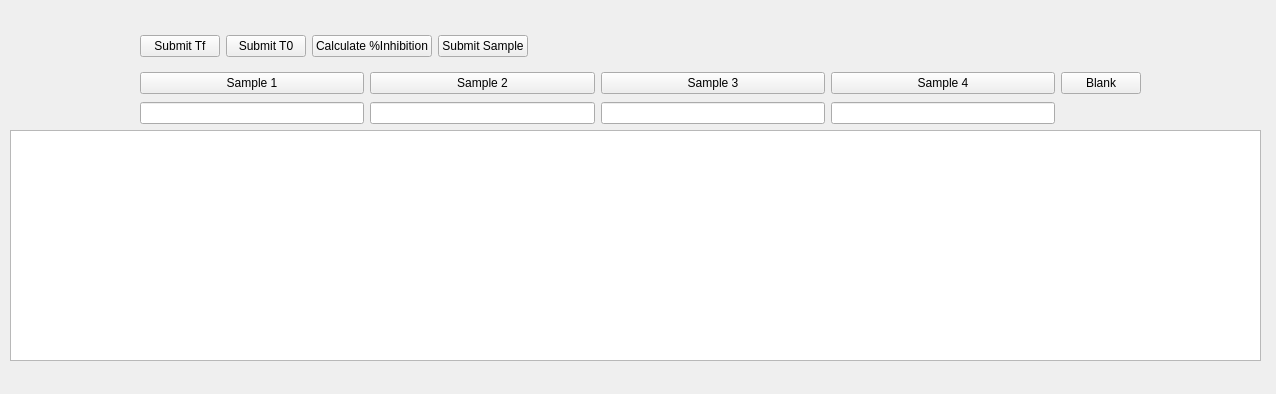
<?xml version="1.0" encoding="UTF-8"?>
<ui version="4.0">
 <class>Form</class>
 <widget class="QWidget" name="Form">
  <property name="geometry">
   <rect>
    <x>0</x>
    <y>0</y>
    <width>1276</width>
    <height>394</height>
   </rect>
  </property>
  <property name="windowTitle">
   <string>Samples Processor</string>
  </property>
  <widget class="QTableView" name="uiWellTableView">
   <property name="geometry">
    <rect>
     <x>10</x>
     <y>130</y>
     <width>1251</width>
     <height>231</height>
    </rect>
   </property>
   <property name="font">
    <font>
     <pointsize>12</pointsize>
    </font>
   </property>
   <property name="selectionMode">
    <enum>QAbstractItemView::ExtendedSelection</enum>
   </property>
   <property name="gridStyle">
    <enum>Qt::DotLine</enum>
   </property>
  </widget>
  <widget class="QWidget" name="layoutWidget">
   <property name="geometry">
    <rect>
     <x>140</x>
     <y>70</y>
     <width>1001</width>
     <height>58</height>
    </rect>
   </property>
   <layout class="QGridLayout" name="gridLayout">
    <item row="1" column="2">
     <widget class="QLineEdit" name="uiSample3NameLine"/>
    </item>
    <item row="0" column="0">
     <widget class="QPushButton" name="uiSample1Button">
      <property name="text">
       <string>Sample 1</string>
      </property>
     </widget>
    </item>
    <item row="0" column="3">
     <widget class="QPushButton" name="uiSample4Button">
      <property name="text">
       <string>Sample 4</string>
      </property>
     </widget>
    </item>
    <item row="0" column="2">
     <widget class="QPushButton" name="uiSample3Button">
      <property name="text">
       <string>Sample 3</string>
      </property>
     </widget>
    </item>
    <item row="1" column="3">
     <widget class="QLineEdit" name="uiSample4NameLine"/>
    </item>
    <item row="0" column="1">
     <widget class="QPushButton" name="uiSample2Button">
      <property name="text">
       <string>Sample 2</string>
      </property>
     </widget>
    </item>
    <item row="0" column="4">
     <widget class="QPushButton" name="uiBlankButton">
      <property name="text">
       <string>Blank</string>
      </property>
     </widget>
    </item>
    <item row="1" column="1">
     <widget class="QLineEdit" name="uiSample2NameLine"/>
    </item>
    <item row="1" column="0">
     <widget class="QLineEdit" name="uiSample1NameLine"/>
    </item>
   </layout>
  </widget>
  <widget class="QLabel" name="uiMessageLabel">
   <property name="geometry">
    <rect>
     <x>20</x>
     <y>370</y>
     <width>1241</width>
     <height>17</height>
    </rect>
   </property>
   <property name="text">
    <string/>
   </property>
  </widget>
  <widget class="QWidget" name="layoutWidget">
   <property name="geometry">
    <rect>
     <x>140</x>
     <y>20</y>
     <width>999</width>
     <height>52</height>
    </rect>
   </property>
   <layout class="QHBoxLayout" name="horizontalLayout_2">
    <item>
     <widget class="QPushButton" name="uiSubmitTfButton">
      <property name="enabled">
       <bool>true</bool>
      </property>
      <property name="text">
       <string>Submit Tf</string>
      </property>
     </widget>
    </item>
    <item>
     <widget class="QPushButton" name="uiSubmitT0Button">
      <property name="enabled">
       <bool>true</bool>
      </property>
      <property name="text">
       <string>Submit T0</string>
      </property>
     </widget>
    </item>
    <item>
     <widget class="QPushButton" name="uiCalculateButton">
      <property name="enabled">
       <bool>true</bool>
      </property>
      <property name="text">
       <string>Calculate %Inhibition</string>
      </property>
     </widget>
    </item>
    <item>
     <widget class="QPushButton" name="uiSubmitSampleButton">
      <property name="enabled">
       <bool>true</bool>
      </property>
      <property name="text">
       <string>Submit Sample</string>
      </property>
     </widget>
    </item>
    <item>
     <widget class="QLabel" name="uiBlankMeanLabel">
      <property name="sizePolicy">
       <sizepolicy hsizetype="Expanding" vsizetype="Preferred">
        <horstretch>0</horstretch>
        <verstretch>0</verstretch>
       </sizepolicy>
      </property>
      <property name="font">
       <font>
        <pointsize>12</pointsize>
        <weight>75</weight>
        <bold>true</bold>
       </font>
      </property>
      <property name="text">
       <string/>
      </property>
      <property name="alignment">
       <set>Qt::AlignCenter</set>
      </property>
     </widget>
    </item>
    <item>
     <widget class="QLabel" name="uiBlankStdLabel">
      <property name="sizePolicy">
       <sizepolicy hsizetype="Expanding" vsizetype="Preferred">
        <horstretch>0</horstretch>
        <verstretch>0</verstretch>
       </sizepolicy>
      </property>
      <property name="font">
       <font>
        <pointsize>12</pointsize>
        <weight>75</weight>
        <bold>true</bold>
       </font>
      </property>
      <property name="text">
       <string/>
      </property>
      <property name="alignment">
       <set>Qt::AlignCenter</set>
      </property>
     </widget>
    </item>
    <item>
     <spacer name="horizontalSpacer">
      <property name="orientation">
       <enum>Qt::Horizontal</enum>
      </property>
      <property name="sizeHint" stdset="0">
       <size>
        <width>40</width>
        <height>20</height>
       </size>
      </property>
     </spacer>
    </item>
   </layout>
  </widget>
  <widget class="QLabel" name="uiTimeLabel">
   <property name="geometry">
    <rect>
     <x>10</x>
     <y>20</y>
     <width>121</width>
     <height>101</height>
    </rect>
   </property>
   <property name="font">
    <font>
     <pointsize>30</pointsize>
     <weight>75</weight>
     <bold>true</bold>
    </font>
   </property>
   <property name="text">
    <string/>
   </property>
   <property name="alignment">
    <set>Qt::AlignCenter</set>
   </property>
  </widget>
 </widget>
 <resources/>
 <connections/>
</ui>
